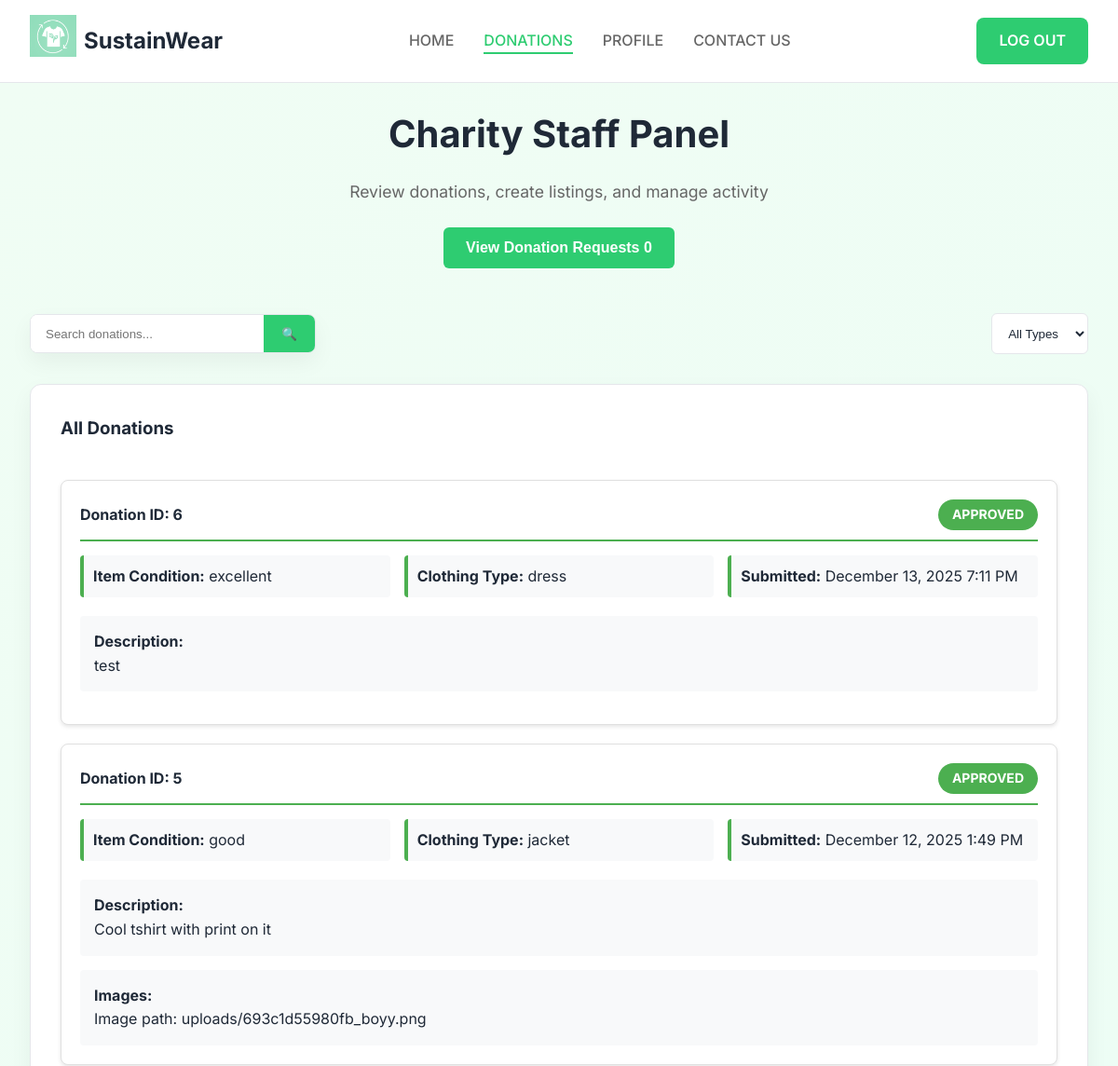
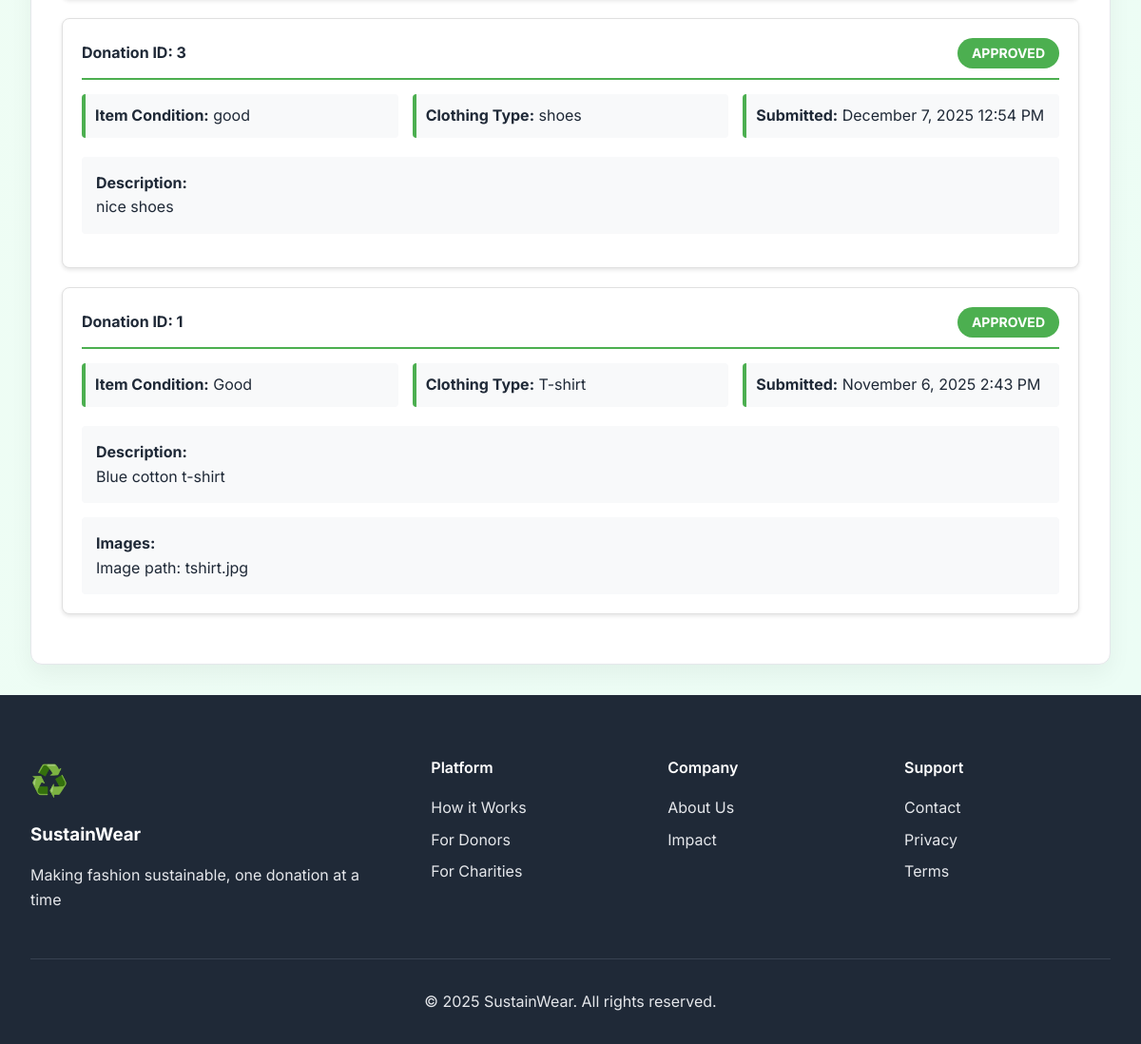
/donate.php (signed in), run on the app's committed database (2 pictures, top to bottom).
### tables this page shows
CREATE TABLE `donations` (
  `donations_ID` int(11) NOT NULL,
  `account_id` int(10) NOT NULL,
  `clothing_type` varchar(100) NOT NULL,
  `item_condition` varchar(50) NOT NULL,
  `status` text NOT NULL,
  `description` text DEFAULT NULL,
  `images` blob DEFAULT NULL,
  `created_at` timestamp NOT NULL DEFAULT current_timestamp()
);

### backend/checkSession.php (called while the page is built, shortened)
 <?php
if (isset($_SESSION['user_id'])) {
    $isLoggedIn = true;
    $user_ID = $_SESSION['user_id'];
}
else {
    $isLoggedIn = false;
}
if ($isLoggedIn) {
    $conn = connectDB();
    if ($conn) {
        $userQuery = mysqli_query($conn, "SELECT u.*, a.*
                        FROM users AS u
                        INNER JOIN accounts AS a ON u.user_id = a.user_id
                        WHERE u.user_id = $user_ID LIMIT 1" );
        if ($userQuery && mysqli_num_rows($userQuery) > 0) {
            $result = mysqli_fetch_assoc($userQuery);
            $userType = $result['userType'];
        }
$acceptedDonationsQuery = mysqli_query($conn, "SELECT *
                                               FROM donations
                                               WHERE status = 'approved'
                                               ORDER BY created_at DESC");
$acceptedDonations = [];
if ($acceptedDonationsQuery) {
    while ($row = mysqli_fetch_assoc($acceptedDonationsQuery)) {
        $acceptedDonations[] = $row;
    }
}
$hasApprovedDonations = !empty($acceptedDonations);
$pendingQuery = mysqli_query($conn, "SELECT COUNT(*) as pending_count
                    FROM donations
                    WHERE status = 'pending'");
$pendingResult = mysqli_fetch_assoc($pendingQuery);
$pendingDonationsCount = $pendingResult['pending_count'];
    }
}
?>

### donate.php (the view, shortened to what this page needs)
<?php
include 'backend/checkSession.php';
?>
<!DOCTYPE html>
<html lang="en">
<head>
    <link rel="stylesheet" href="css/style.css">
    <link rel="stylesheet" href="css/donationHistory.css">
    <link rel="stylesheet" href="css/donate.css">
</head>
<body>
   <?php
   if($isLoggedIn){
        include 'headerAndFooter/loggedInHeader.php';
   }
   else{
        header("Location: SignIn.php");
   }
   ?>
<?php if($userType === 'charityStaff'): ?>
<main class="donate-main">
    <div class="container">
        <div class="donate-header">
            <h1>Charity Staff Panel</h1>
            <p>Review donations, create listings, and manage activity</p>
             <button onclick ="viewDonationRequests()" id="viewDonationRequests">View Donation Requests <span><?php echo $pendingDonationsCount ?? 0; ?></span> </button>
        </div>
   <div class="history-controls">
                <div class="search-box">
                    <input type="text" placeholder="Search donations..." class="search-input" id="search-input">
                    <button class="search-btn">🔍</button>
                </div>
                <div class="filter-group">
                    <select class="filter-select" id="type-filter">
                        <option value="all">All Types</option>
                    </select>
                </div>
            </div>
</div>
    <div id="filterDonationsSection">
       <div class="donate-form-container">
   <div class="donate-form">
        <h3>All Donations</h3>
    <div class="form-group">
<?php if ($hasApprovedDonations): ?>
    <div class="approved-donations-container">
        <?php foreach ($acceptedDonations as $donation): ?>
            <div class="donation-box">
                <div class="donation-header">
                    <h4>Donation ID: <?php echo htmlspecialchars($donation['donations_ID']); ?></h4>
                    <span class="badge approved">APPROVED</span>
                </div>
                <div class="donation-body">
                    <div class="detail-group">
                        <div class="detail">
                            <strong>Item Condition:</strong>
                            <?php echo htmlspecialchars($donation['item_condition']); ?>
                        </div>
                        <div class="detail">
                            <strong>Clothing Type:</strong>
                            <?php echo htmlspecialchars($donation['clothing_type']); ?>
                        </div>
                        <div class="detail">
                            <strong>Submitted:</strong>
                            <?php echo date('F j, Y g:i A', strtotime($donation['created_at'])); ?>
                        </div>
                    </div>
                    <?php if (!empty($donation['description'])): ?>
                        <div class="description">
                            <strong>Description:</strong>
                            <p><?php echo htmlspecialchars($donation['description']); ?></p>
                        </div>
                    <?php endif; ?>
                    <?php if (!empty($donation['images'])): ?>
                        <div class="image-section">
                            <strong>Images:</strong>
                            <?php
                            $imagePath = $donation['images'];
                            if (file_exists($imagePath) && is_file($imagePath)):
                            ?>
                                <div class="donation-image">
                                    <img src="<?php echo $imagePath; ?>"
                                         alt="Donated item"
                                         style="max-width: 300px; max-height: 200px; border-radius: 5px;">
                                </div>
                            <?php else: ?>
                                <p>Image path: <?php echo htmlspecialchars($imagePath); ?></p>
                            <?php endif; ?>
                        </div>
                    <?php endif; ?>
                </div>
            </div>
        <?php endforeach; ?>
    </div>
<?php endif; ?>
   </div>
   </div>
    </div>
    </div>
</main>
<?php endif; ?>
    <footer class="footer">
        <div class="container">
            <div class="footer-content">
                <div class="footer-brand">
                    <div class="logo">♻️</div>
                    <h3>SustainWear</h3>
                    <p>Making fashion sustainable, one donation at a time</p>
                </div>
                <div class="footer-links">
                    <div class="link-group">
                        <h4>Platform</h4>
                        <a href="#">How it Works</a>
                        <a href="#">For Donors</a>
                        <a href="#">For Charities</a>
                    </div>
                    <div class="link-group">
                        <h4>Company</h4>
                        <a href="AboutUs.html">About Us</a>
                        <a href="#">Impact</a>
                    </div>
                    <div class="link-group">
                        <h4>Support</h4>
                        <a href="ContactUs.php">Contact</a>
                        <a href="Legal.php">Privacy</a>
                        <a href="Legal.php">Terms</a>
                    </div>
                </div>
            </div>
            <div class="footer-bottom">
                <p>&copy; 2025 SustainWear. All rights reserved.</p>
            </div>
        </div>
    </footer>
</body>
</html>

### headerAndFooter/loggedInHeader.php (shortened to what this page needs)
<?php
include 'backend/checkSession.php';
$current_page = basename($_SERVER['PHP_SELF']);
$home_active = ($current_page == 'index.php') ? 'active' : '';
$donate_active = ($current_page == 'donate.php') ? 'active' : '';
$profile_active = ($current_page == 'profile.php') ? 'active' : '';
$contact_active = ($current_page == 'ContactUs.php') ? 'active' : '';
?>
<header class="header">
    <nav class="navbar">
        <div class="nav-brand">
            <span class="logo"><img src="images/logo.png" id="logo" alt="SustainWear Logo"></span>
            <h2>SustainWear</h2>
        </div>
        <ul class="nav-menu">
            <li><a href="index.php" class="nav-link <?php echo $home_active; ?>">HOME</a></li>
            <li><a href="donate.php" class="nav-link <?php echo $donate_active; ?>">DONATIONS</a></li>
            <li><a href="profile.php" class="nav-link <?php echo $profile_active; ?>">PROFILE</a></li>
            <li><a href="ContactUs.php" class="nav-link <?php echo $contact_active; ?>">CONTACT US</a></li>
        </ul>
        <div class="nav-actions">
            <a href="logOut.php" class="btn-primary">LOG OUT</a>
        </div>
    </nav>
</header>

### css/style.css (style rules this page uses)
:root { --primary: #10B981; --primary-dark: #059669; --secondary: #3B82F6; --dark: #1F2937; --light: #F9FAFB; --gray: #6B7280; --gray-light: #E5E7EB; --white: #FFFFFF; --shadow: 0 10px 25px rgba(0, 0, 0, 0.05); --shadow-lg: 0 20px 40px rgba(0, 0, 0, 0.1); }
* { margin: 0; padding: 0; box-sizing: border-box; }
#logo { width :50px; aspect-ratio: 1/0.9; }
body { font-family: 'Inter', sans-serif; line-height: 1.6; color: var(--dark); background: var(--white); }
.header { position: fixed; top: 0; width: 100%; background: rgba(255, 255, 255, 0.95); backdrop-filter: blur(10px); z-index: 1000; border-bottom: 1px solid var(--gray-light); }
.navbar { max-width: 1200px; margin: 0 auto; padding: 1rem 2rem; display: flex; justify-content: space-between; align-items: center; }
.nav-brand { display: flex; align-items: center; gap: 0.5rem; }
.nav-brand h2 { font-weight: 700; color: var(--dark); }
.logo { font-size: 1.5rem; }
.nav-menu { display: flex; list-style: none; gap: 2rem; }
.nav-actions { display: flex; gap: 1rem; align-items: center; }
.btn-primary { padding: 0.75rem 1.5rem; background: var(--primary); color: var(--white); border: none; border-radius: 8px; cursor: pointer; transition: all 0.3s ease; font-weight: 600; text-decoration: none; }
.container { max-width: 1200px; margin: 0 auto; }
.footer { background: var(--dark); color: var(--white); padding: 4rem 2rem 2rem; }
.footer-content { display: grid; grid-template-columns: 1fr 2fr; gap: 4rem; margin-bottom: 3rem; }
.footer-brand .logo { font-size: 2rem; margin-bottom: 1rem; }
.footer-brand h3 { margin-bottom: 1rem; }
.footer-brand p { color: var(--gray-light); line-height: 1.6; }
.footer-links { display: grid; grid-template-columns: repeat(3, 1fr); gap: 2rem; }
.link-group h4 { margin-bottom: 1rem; font-weight: 600; }
.link-group a { display: block; color: var(--gray-light); text-decoration: none; margin-bottom: 0.5rem; transition: color 0.3s ease; }
.footer-bottom { border-top: 1px solid #374151; padding-top: 2rem; text-align: center; color: var(--gray-light); }

### css/donationHistory.css (style rules this page uses)
.history-controls { display: flex; justify-content: space-between; align-items: center; margin-bottom: 2rem; gap: 1rem; flex-wrap: wrap; }
.search-box { display: flex; background: var(--white); border-radius: 8px; overflow: hidden; box-shadow: var(--shadow); border: 1px solid var(--gray-light); }
.search-input { padding: 0.8rem 1rem; border: none; outline: none; flex: 1; min-width: 250px; }
.search-btn { padding: 0.8rem 1.2rem; background: var(--primary); color: var(--white); border: none; cursor: pointer; transition: background 0.3s ease; }
.filter-group { display: flex; gap: 1rem; }
.filter-select { padding: 0.8rem; border: 1px solid var(--gray-light); border-radius: 6px; background: var(--white); color: var(--dark); }

### headerAndFooter/loggedInHeader.php (style rules this page uses)
.nav-link { text-decoration: none; color: var(--gray); font-weight: 500; transition: color 0.3s ease; position: relative; }
.nav-link:hover, .nav-link.active { color: var(--primary); }
.nav-link.active::after { content: ''; position: absolute; bottom: -5px; left: 0; width: 100%; height: 2px; background: var(--primary); }
:root { --primary: #2ecc71; --gray: #666; }

### data on the page
donations: donations_ID "6", item_condition "excellent", clothing_type "dress", created_at "December 13, 2025 7:11 PM", description "test"
donations: donations_ID "5", item_condition "good", clothing_type "jacket", created_at "December 12, 2025 1:49 PM", description "Cool tshirt with print on it", images "uploads/693c1d55980fb_boyy.png"
donations: donations_ID "3", item_condition "good", clothing_type "shoes", created_at "December 7, 2025 12:54 PM", description "nice shoes"
donations: donations_ID "1", item_condition "Good", clothing_type "T-shirt", created_at "November 6, 2025 2:43 PM", description "Blue cotton t-shirt", images "tshirt.jpg"

### other printed values
$pendingDonationsCount "0"
